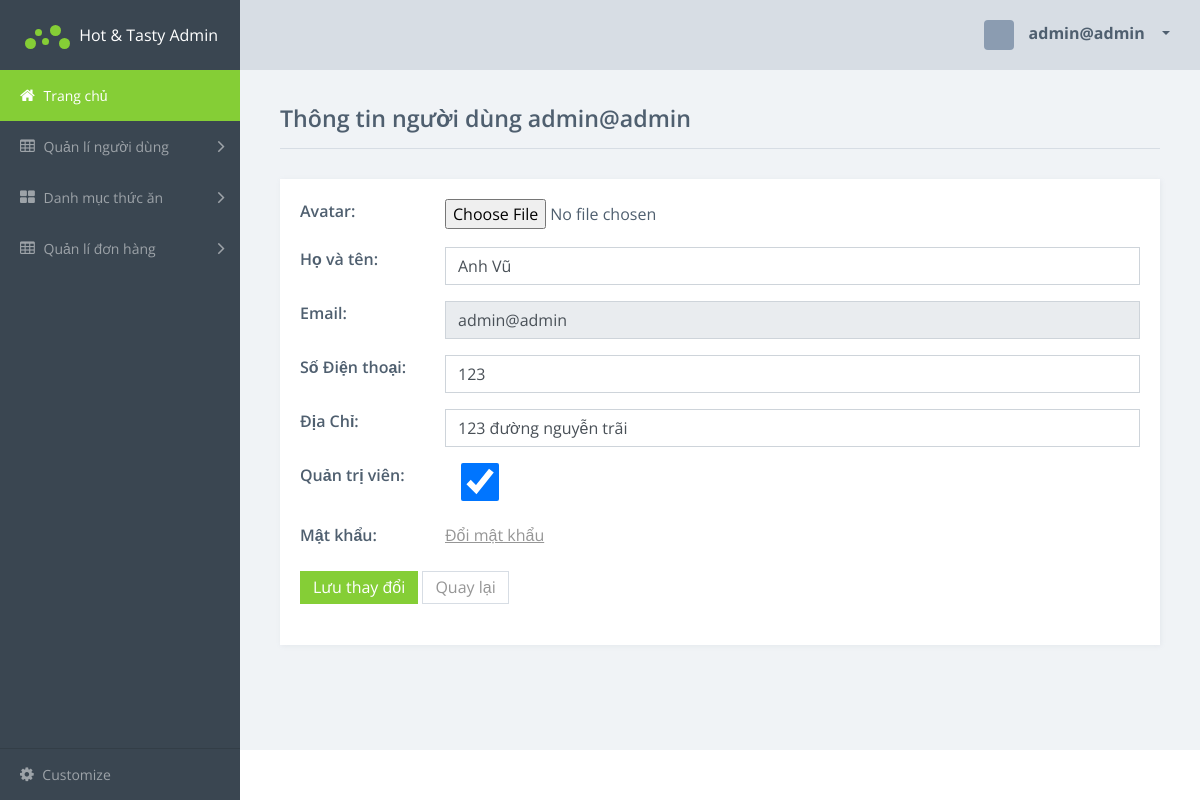
/admin-pages/controller/userController.php?action=getUser&id=22 (signed in), run on the app's committed database.
### tables this page shows
CREATE TABLE `user` (
  `id` int(11) NOT NULL,
  `email` text NOT NULL,
  `password` text NOT NULL,
  `user_name` text DEFAULT NULL,
  `img` text DEFAULT NULL,
  `phone` decimal(10,0) DEFAULT NULL,
  `address` text DEFAULT NULL,
  `administrator` tinyint(1) NOT NULL DEFAULT 0
);

### admin-pages/database/config.php (called while the page is built, shortened)
<?php
class configuration
{
    private  $HOST;
    private  $DBNAME;
    private  $USERNAME;
    private  $PASSWORD;
    private static $conn;
    public function __construct()
    {
        $this->HOST = 'localhost';
        $this->DBNAME = 'food_code';
        $this->USERNAME = 'root';
        $this->PASSWORD = '';
        if (self::$conn = null) {
            $this->connectDB();
        } else {
            return self::$conn;
        }
    }
    public function __destruct()
    {
        $this->HOST = '';
        $this->DBNAME = '';
        $this->USERNAME = '';
        $this->PASSWORD = "";
        self::$conn = null;
    }
    public function closeConnect()
    {
        self::$conn = null;
    }
    private function connectDB()
    {
        try {
            self::$conn = new PDO("mysql:host=$this->HOST; dbname=$this->DBNAME", $this->USERNAME, $this->PASSWORD);
            self::$conn->setAttribute(PDO::ATTR_ERRMODE, PDO::ERRMODE_EXCEPTION);
        } catch (PDOException $e) {
        }
    }
    public function getData($query, $param = array())
    {
        try {
            $stm = self::$conn->prepare($query);
            $stm->execute($param);
            return $stm->fetchAll(PDO::FETCH_ASSOC);
        } catch (PDOException $e) {
            return $e->getMessage();
        } finally {
            $this->closeConnect();
        }
    }
}

### admin-pages/models/DAO/userDAO.php (called while the page is built, shortened)
<?php
include_once '../database/config.php';
include_once '../models/DTO/userDTO.php';
class userDAO
{
    public function getUserProfile($user_id)
    {
        $dbConn = new configuration();
        $query = 'select * from user where id=:id_user';
        $param = array(':id_user' => $user_id);
        $user = $dbConn->getData($query, $param);
        foreach ($user as $data) {
            $user_data = new userDTO($data['id'], $data['email'], $data['password'], $data['user_name'], $data['img'], $data['phone'], $data['address'], $data['administrator']);
            return $user_data;
        }
    }
}

### admin-pages/models/DTO/userDTO.php (called while the page is built, shortened)
<?php
class userDTO
{
    private $id;
    private $email;
    private $user_name;
    private $phone;
    private $address;
    private $administrator;
    public function __construct($id, $email, $password, $user_name, $img, $phone, $address, $administrator)
    {
        $this->id = $id;
        $this->email = $email;
        $this->user_name = $user_name;
        $this->phone = $phone;
        $this->address = $address;
        $this->administrator = $administrator;
    }
    public function getId()
    {
        return $this->id;
    }
    public function getEmail()
    {
        return $this->email;
    }
    public function getUser_name()
    {
        return $this->user_name;
    }
    public function getPhone()
    {
        return $this->phone;
    }
    public function getAddress()
    {
        return $this->address;
    }
    public function getAdministrator()
    {
        return $this->administrator;
    }
}

### admin-pages/views/user-editor.php (the view, shortened to what this page needs)
<!doctype html>
<html class="no-js" lang="en">
<head>
    <link rel="stylesheet" href="css/vendor.css">
</head>
<body>
    <div class="main-wrapper">
        <div class="app" id="app">
            <?php
            include_once '../include/header.php';
            ?>
            <article class="content item-editor-page">
                <div class="title-block">
                    <h3 class="title"> Thông tin người dùng <?php echo isset($user_prf) ? $user_prf->getEmail() : '' ?> <span class="sparkline bar" data-type="bar"></span>
                    </h3>
                </div>
                <form name="item" onsubmit="return userValidate()" enctype="multipart/form-data" method="POST" action="../controller/userController.php<?php if (isset($user_prf)) {
                                                                                                                                                            echo '?id=' . $user_prf->getId();
                                                                                                                                                        }   ?>">
                    <div class="card card-block">
                        <div class="form-group row">
                            <label class="col-sm-2 form-control-label text-xs-right"> Avatar: </label>
                            <div class="col-sm-10">
                                <div class="images-container">
                                    <input type="file" name="img" id="">
                                </div>
                            </div>
                        </div>
                        <div class="form-group row">
                            <label class="col-sm-2 form-control-label text-xs-right"> Họ và tên: </label>
                            <div class="col-sm-10">
                                <input type="text" name="userName" id="userName" class="form-control boxed" placeholder="Nhập họ và tên" value="<?php echo isset($user_prf) ? $user_prf->getUser_name() : '' ?>">
                            </div>
                        </div>
                        <div class="form-group row">
                            <label class="col-sm-2 form-control-label text-xs-right"> Email: </label>
                            <div class="col-sm-10">
                                <input type="email" name="email" id="email" class="form-control boxed" placeholder="Nhập email" value="<?php echo isset($user_prf) ? $user_prf->getEmail() : '' ?>" <?php echo isset($user_prf) ? 'disabled' : '' ?>>
                            </div>
                        </div>
                        <div class="form-group row">
                            <label class="col-sm-2 form-control-label text-xs-right"> Số Điện thoại: </label>
                            <div class="col-sm-10">
                                <input type="number" name="phone" id="phone" min=0 class="form-control boxed" placeholder="Nhập số điện thoại" value="<?php echo isset($user_prf) ? $user_prf->getPhone() : '' ?>">
                            </div>
                        </div>
                        <div class="form-group row">
                            <label class="col-sm-2 form-control-label text-xs-right"> Địa Chỉ: </label>
                            <div class="col-sm-10">
                                <input type="text" name="address" id="address" class="form-control boxed" placeholder="Nhập địa chỉ" value="<?php echo isset($user_prf) ? $user_prf->getAddress() : '' ?>">
                            </div>
                        </div>
                        <div class="form-group row">
                            <label class="col-sm-2 form-control-label"> Quản trị viên: </label>
                            <div class="col-sm-10">
                                <input type="checkbox" name="admin" style="width: 10%; height: calc(1.5em + 0.75rem + 2px);" <?php
                                                                                                                                if (isset($user_prf)) {
                                                                                                                                    if ($user_prf->getAdministrator() != 0) {
                                                                                                                                        echo 'checked';
                                                                                                                                    }
                                                                                                                                } ?>>
                            </div>
                        </div>
                        <div class="form-group row">
                            <label class="col-sm-2 form-control-label text-xs-right"> Mật khẩu: </label>
                            <div class="col-sm-10">
                                <?php if (isset($user_prf)) {
                                    echo '<a href="#" data-target="#changePass" data-toggle="modal">Đổi mật khẩu</a>';
                                } else {
                                    echo '<input type="password" name="passwd" id="passwd" class="form-control boxed" placeholder="Mật khẩu">';
                                } ?>
                            </div>
                        </div>
                        <div class="form-group row">
                            <div class="col-sm-10 col-sm-offset-2">
                                <button type="submit" class="btn btn-primary" name="action" value="<?php echo isset($user_prf) ? 'editUser' : 'create' ?>"> Lưu thay đổi </button>
                                <button type="button" class="btn btn-secondary"> <a href="../controller/userController.php" style="text-decoration: none;">Quay lại </a></button>
                            </div>
                        </div>
                    </div>
                </form>
            </article>
            <footer class="footer">
            </footer>
        </div>
    </div>
</body>
</html>

### data on the page
user: email "admin@admin", userName "Anh Vũ", phone "123", address "123 đường nguyễn trãi", administrator "☑"

### other printed values
$user_email "admin@admin"
